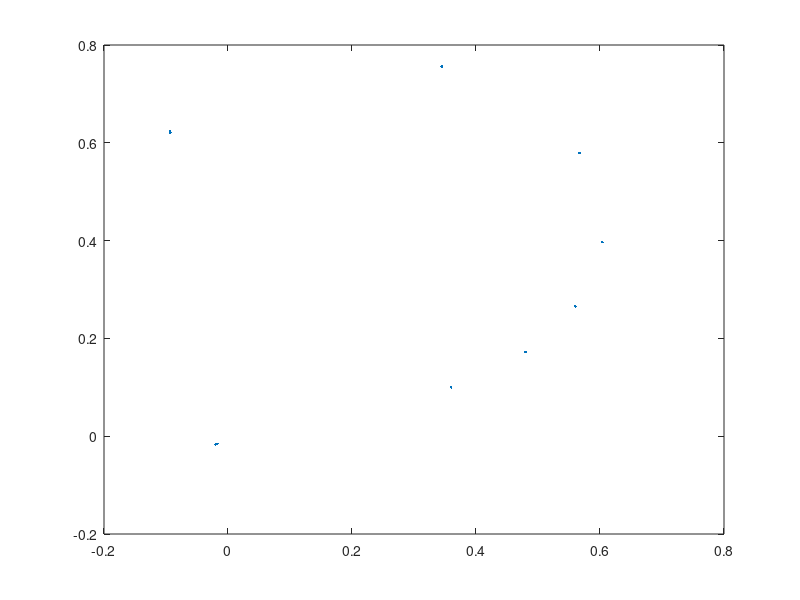

Write MATLAB code to recreate this figure.
                          %|ABSTRACT|%
%   In this code we test whether or not a Julia set is connected. We plug
%   in the origin as our initial value and test whether or not it diverges
%   after 100 iterations. If |zk|>100, we assume orb(0) is divergent and
%   conclude that the Julia Set is not connected. If |zk|<100 after 100
%   iterations, we assume orb(0) is converging and conclude the Julia Set
%   is connected. We then plot orb(0) in a 2x2 square about the
%   origin.
close all;
phi= inline('z^2+.36+.1i'); %Define a function of the form z^2+c.
zk=0; %initializing our initial point to be zero to see if |zk|>100 after 100 iterations
zlist=[]; % Initializing our array to contain the orbit of zk from the first 100 iterations.
      for kount =1:101
          kount = kount+1;
          zk = phi(zk);    % This is the fixed point iteration.
          
          zlist=[zlist,zk];
      end;

if abs(zk)>100
    disp('Julia set is not connected.')  %the initial point zk=0 has diverged with mod>100
else disp('The Julia set is connected.')  %The intial point has stayed within the radius 100
end
pbaspect ([1 1 1]);    
plot(zlist,'.')
 